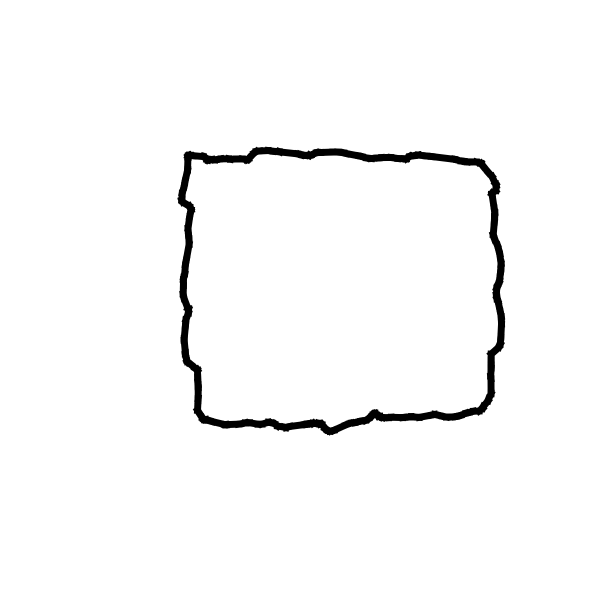
#> input picture sections-export/seccion_001.png, 1182 x 1182 px (shown at 1/2 size); its folder holds only this picture in this run
$ python generate.py
#> lines starting #> are read from the running program, lines starting #| are printed output that depends on the picture; long printed decimals are rounded
import numpy as np
import matplotlib.image as mpimg
import matplotlib.pyplot as plt
from skimage.draw import line_aa, ellipse_perimeter
from math import atan2
from skimage.transform import resize
from time import time
import pathlib
import os


# Directorios de entrada y salida
input_dir = pathlib.Path('sections-export')
output_dir = pathlib.Path('string-sections')
instructions_file = 'instructions.txt'


def rgb2gray(rgb):
    return np.dot(rgb[...,:3], [0.2989, 0.5870, 0.1140])

def largest_square(image: np.ndarray) -> np.ndarray:
    short_edge = np.argmin(image.shape[:2])  # 0 = vertical <= horizontal; 1 = otherwise
    short_edge_half = image.shape[short_edge] // 2
    long_edge_center = image.shape[1 - short_edge] // 2
    if short_edge == 0:
        return image[:, long_edge_center - short_edge_half:long_edge_center + short_edge_half]
    if short_edge == 1:
        return image[long_edge_center - short_edge_half:long_edge_center + short_edge_half, :]

def create_rectangle_nail_positions(shape, nail_step=2):
    height, width = shape

    offset_top = int(nail_step/2)
    offset_bot = int(nail_step/2)
    offset_right = int(nail_step/2)
    offset_left = int(nail_step/2)

    expand = int(nail_step/2)

    nails_top = [(0, i) for i in range(offset_top+expand, width-expand, nail_step)]
    nails_bot = [(height-1, i) for i in range(offset_bot+expand, width, nail_step)]
    nails_right = [(i, width-1) for i in range(offset_right-1+expand, height-1-expand, nail_step)]
    nails_left = [(i, 0) for i in range(offset_left-1+expand, height-1-expand, nail_step)]
    nails = nails_top + nails_right + list(reversed(nails_bot)) + list(reversed(nails_left))

    return np.array(nails)

def create_circle_nail_positions(shape, nail_step=2, r1_multip=1, r2_multip=1):
    height = shape[0]
    width = shape[1]

    centre = (height // 2, width // 2)
    radius = min(height, width) // 2 - 1
    rr, cc = ellipse_perimeter(centre[0], centre[1], int(radius*r1_multip), int(radius*r2_multip))
    nails = list(set([(rr[i], cc[i]) for i in range(len(cc))]))
    nails.sort(key=lambda c: atan2(c[0] - centre[0], c[1] - centre[1]))
    nails = nails[::nail_step]

    return np.asarray(nails)

def init_canvas(shape, black=False):
    if black:
        return np.zeros(shape)
    else:
        return np.ones(shape)

def get_aa_line(from_pos, to_pos, str_strength, picture):
    rr, cc, val = line_aa(from_pos[0], from_pos[1], to_pos[0], to_pos[1])
    line = picture[rr, cc] + str_strength * val
    line = np.clip(line, a_min=0, a_max=1)

    return line, rr, cc

def find_best_nail_position(current_idx, nails, str_pic, orig_pic, str_strength, random_nails=None):
    best_cumulative_improvement = -99999
    best_nail_position = None
    best_nail_idx = None
    best_start_idx = None

    # Determinar las puntillas adyacentes (idx-1 e idx+1), manejando los bordes
    adjacent_indices = []
    if current_idx > 0:
        adjacent_indices.append(current_idx - 1)  # Adyacente izquierdo
    if current_idx < len(nails) - 1:
        adjacent_indices.append(current_idx + 1)  # Adyacente derecho

    # Evaluar cada puntilla adyacente como punto de partida
    for start_idx in adjacent_indices:
        start_position = nails[start_idx]

        # Seleccionar puntillas destino (excluyendo la misma y sus adyacentes)
        if random_nails is not None:
            nail_ids = np.random.choice(range(len(nails)), size=random_nails, replace=False)
            nail_ids = [i for i in nail_ids if i not in [start_idx, start_idx-1, start_idx+1]]
            nails_and_ids = list(zip(nail_ids, nails[nail_ids]))
        else:
            nails_and_ids = [(i, nail) for i, nail in enumerate(nails)
                            if i not in [start_idx, start_idx-1, start_idx+1]]

        for nail_idx, nail_position in nails_and_ids:
            overlayed_line, rr, cc = get_aa_line(start_position, nail_position, str_strength, str_pic)

            before_overlayed_line_diff = np.abs(str_pic[rr, cc] - orig_pic[rr, cc])**2
            after_overlayed_line_diff = np.abs(overlayed_line - orig_pic[rr, cc])**2

            cumulative_improvement = np.sum(before_overlayed_line_diff - after_overlayed_line_diff)

            if cumulative_improvement >= best_cumulative_improvement:
                best_cumulative_improvement = cumulative_improvement
                best_nail_position = nail_position
                best_nail_idx = nail_idx
                best_start_idx = start_idx

    return best_start_idx, best_nail_idx, best_nail_position, best_cumulative_improvement

def create_art(nails, orig_pic, str_pic, str_strength, i_limit=None, last_nail_idx=0):
    start = time()
    iter_times = []

    # Elegir la ranura inicial como una adyacente a last_nail_idx
    adjacent_indices = []
    if last_nail_idx > 0:
        adjacent_indices.append(last_nail_idx - 1)
    if last_nail_idx < len(nails) - 1:
        adjacent_indices.append(last_nail_idx + 1)

    # Evaluar cuál adyacente es mejor como punto de partida para el primer hilo
    best_start_idx = adjacent_indices[0]  # Por defecto, el primero disponible
    best_initial_improvement = -99999
    best_first_nail_idx = None
    best_first_nail_position = None

    for start_idx in adjacent_indices:
        start_position = nails[start_idx]
        # Evaluar el mejor destino para el primer hilo
        _, temp_nail_idx, temp_nail_position, temp_improvement = find_best_nail_position(
            start_idx, nails, str_pic, orig_pic, str_strength)
        if temp_improvement > best_initial_improvement:
            best_initial_improvement = temp_improvement
            best_start_idx = start_idx
            best_first_nail_idx = temp_nail_idx
            best_first_nail_position = temp_nail_position

    # Iniciar el pull_order con la ranura inicial y el primer destino
    current_idx = best_start_idx
    pull_order = [best_start_idx]

    # Dibujar el primer hilo desde best_start_idx a best_first_nail_idx
    if best_first_nail_idx is not None:
        best_overlayed_line, rr, cc = get_aa_line(
            nails[best_start_idx], best_first_nail_position, str_strength, str_pic)
        str_pic[rr, cc] = best_overlayed_line
        pull_order.append(best_first_nail_idx)
        current_idx = best_first_nail_idx

    i = 0
    fails = 0
    while True:
        start_iter = time()

        i += 1

        if i % 500 == 0:
            print(f"Iteration {i}")

        if i_limit is None:
            if fails >= 3:
                break
        else:
            if i > i_limit:
                break

        start_idx, best_nail_idx, best_nail_position, best_cumulative_improvement = find_best_nail_position(
            current_idx, nails, str_pic, orig_pic, str_strength)

        if best_cumulative_improvement <= 0:
            fails += 1
            continue

        pull_order.append(start_idx)
        pull_order.append(best_nail_idx)

        best_overlayed_line, rr, cc = get_aa_line(nails[start_idx], best_nail_position, str_strength, str_pic)
        str_pic[rr, cc] = best_overlayed_line

        current_idx = best_nail_idx
        iter_times.append(time() - start_iter)

    print(f"Time: {time() - start}")
    print(f"Avg iteration time: {np.mean(iter_times)}")
    return pull_order

def scale_nails(x_ratio, y_ratio, nails):
    return [(int(y_ratio*nail[0]), int(x_ratio*nail[1])) for nail in nails]

def pull_order_to_array_bw(order, canvas, nails, strength):
    for pull_start, pull_end in zip(order, order[1:]):
        rr, cc, val = line_aa(nails[pull_start][0], nails[pull_start][1],
                              nails[pull_end][0], nails[pull_end][1])
        canvas[rr, cc] += val * strength

    return np.clip(canvas, a_min=0, a_max=1)

def pull_order_to_array_rgb(orders, canvas, nails, colors, strength):
    color_order_iterators = [iter(zip(order, order[1:])) for order in orders]
    for _ in range(len(orders[0]) - 1):
        for color_idx, iterator in enumerate(color_order_iterators):
            pull_start, pull_end = next(iterator)
            rr_aa, cc_aa, val_aa = line_aa(
                nails[pull_start][0], nails[pull_start][1],
                nails[pull_end][0], nails[pull_end][1]
            )

            val_aa_colored = np.zeros((val_aa.shape[0], len(colors)))
            for idx in range(len(val_aa)):
                val_aa_colored[idx] = np.full(len(colors), val_aa[idx])

            canvas[rr_aa, cc_aa] += colors[color_idx] * val_aa_colored * strength

    return np.clip(canvas, a_min=0, a_max=1)

if __name__ == '__main__':
    # Parámetros fijos
    LONG_SIDE = 300
    SIDE_LEN = 800
    NAIL_STEP = 10
    EXPORT_STRENGTH = 0.18
    RECT = True
    WB = False
    RGB = False
    PULL_AMOUNT = None
    RANDOM_NAILS = None
    RADIUS1_MULTIPLIER = 1.0
    RADIUS2_MULTIPLIER = 1.0

    # Crear la carpeta de salida si no existe
    output_dir.mkdir(exist_ok=True)

    # Inicializar la última ranura como 0 para la primera imagen
    last_nail_idx = 0

    # Abrir el archivo de instrucciones
    with open(instructions_file,'a') as f:
        f.write("Instructions:\n\n")


        # Procesar todas las imágenes en la carpeta sections-export
        for input_file in sorted(input_dir.glob('seccion_*.png')):
            print(f"Processing {input_file.name}...")
            f.write(f"{input_file.name}\n")

            # Ruta de salida (mismo nombre en string-sections)
            output_file = output_dir / input_file.name

            # Leer la imagen
            img = mpimg.imread(str(input_file))
#> img is the input picture: shape (1182, 1182, 4) float32; mean R, G, B, A 0.976, 0.976, 0.976, 1

            if np.any(img > 100):
                img = img / 255

            if RADIUS1_MULTIPLIER == 1 and RADIUS2_MULTIPLIER == 1:
                img = largest_square(img)
                img = resize(img, (LONG_SIDE, LONG_SIDE))
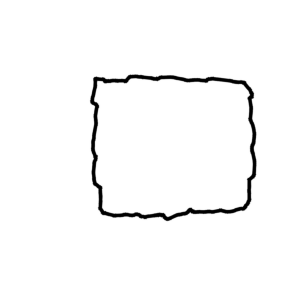
#> img: shape (300, 300, 4) float32; mean R, G, B, A 0.976, 0.976, 0.976, 1

            shape = (len(img), len(img[0]))
#> shape = (300, 300)

            if RECT:
                nails = create_rectangle_nail_positions(shape, NAIL_STEP)
#> in create_rectangle_nail_positions, `height, width = shape`: height = 300
#> in create_rectangle_nail_positions, `nails_bot = [(height-1, i) for i in range(offset_bot+expand, width, na..`: nails_bot = 29 pairs, first value 299 to 299, second value 10 to 290
#> in create_rectangle_nail_positions, `nails_right = [(i, width-1) for i in range(offset_right-1+expand, heig..`: nails_right = 29 pairs, first value 9 to 289, second value 299 to 299
#> in create_rectangle_nail_positions, `nails = nails_top + nails_right + list(reversed(nails_bot)) + list(rev..`: nails = 116 pairs, first value 0 to 299, second value 0 to 299
            else:
                nails = create_circle_nail_positions(shape, NAIL_STEP, RADIUS1_MULTIPLIER, RADIUS2_MULTIPLIER)

            print(f"Nails amount: {len(nails)}")
#| Nails amount: 116

            if RGB:
                iteration_strength = 0.1 if WB else -0.1

                r = img[:,:,0]
                g = img[:,:,1]
                b = img[:,:,2]

                str_pic_r = init_canvas(shape, black=WB)
                pull_orders_r = create_art(nails, r, str_pic_r, iteration_strength, i_limit=PULL_AMOUNT, last_nail_idx=last_nail_idx)

                str_pic_g = init_canvas(shape, black=WB)
                pull_orders_g = create_art(nails, g, str_pic_g, iteration_strength, i_limit=PULL_AMOUNT, last_nail_idx=last_nail_idx)

                str_pic_b = init_canvas(shape, black=WB)
                pull_orders_b = create_art(nails, b, str_pic_b, iteration_strength, i_limit=PULL_AMOUNT, last_nail_idx=last_nail_idx)

                max_pulls = np.max([len(pull_orders_r), len(pull_orders_g), len(pull_orders_b)])
                pull_orders_r = pull_orders_r + [pull_orders_r[-1]] * (max_pulls - len(pull_orders_r))
                pull_orders_g = pull_orders_g + [pull_orders_g[-1]] * (max_pulls - len(pull_orders_g))
                pull_orders_b = pull_orders_b + [pull_orders_b[-1]] * (max_pulls - len(pull_orders_b))

                pull_orders = [pull_orders_r, pull_orders_g, pull_orders_b]

                color_image_dimens = int(SIDE_LEN * RADIUS1_MULTIPLIER), int(SIDE_LEN * RADIUS2_MULTIPLIER), 3
                print(color_image_dimens)
                blank = init_canvas(color_image_dimens, black=WB)

                scaled_nails = scale_nails(
                    color_image_dimens[1] / shape[1],
                    color_image_dimens[0] / shape[0],
                    nails
                )

                result = pull_order_to_array_rgb(
                    pull_orders,
                    blank,
                    scaled_nails,
                    (np.array((1., 0., 0.,)), np.array((0., 1., 0.,)), np.array((0., 0., 1.,))),
                    EXPORT_STRENGTH if WB else -EXPORT_STRENGTH
                )
                mpimg.imsave(str(output_file), result, cmap=plt.get_cmap("gray"), vmin=0.0, vmax=1.0)

            else:
                orig_pic = rgb2gray(img) * 0.9
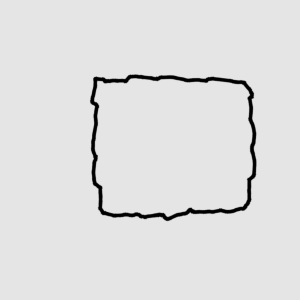
#> orig_pic: shape (300, 300) float64; min 0, max 0.9, mean 0.878

                image_dimens = int(SIDE_LEN * RADIUS1_MULTIPLIER), int(SIDE_LEN * RADIUS2_MULTIPLIER)
                if WB:
                    str_pic = init_canvas(shape, black=True)
                    pull_order = create_art(nails, orig_pic, str_pic, 0.05, i_limit=PULL_AMOUNT, last_nail_idx=last_nail_idx)
                    blank = init_canvas(image_dimens, black=True)
                else:
                    str_pic = init_canvas(shape, black=False)
#> str_pic: shape (300, 300) float64; every value is 1
                    pull_order = create_art(nails, orig_pic, str_pic, -0.05, i_limit=PULL_AMOUNT, last_nail_idx=last_nail_idx)
#> the loop in create_art, `for start_idx in adjacent_indices:` made 1 pass
#> (start_position, temp_nail_idx, temp_improvement, best_initial_improvement, best_first_nail_idx, best_first_nail_position) on pass 1: ([0, 20], 72, 5.37, 5.37, 72, [299, 150])
#> after the loop in create_art, `for start_idx in adjacent_indices:`: best_first_nail_idx = 72; best_initial_improvement = 5.37; best_start_idx = 1
#> in create_art, `pull_order = [best_start_idx]`: pull_order = [1]
#> in create_art, `best_overlayed_line, rr, cc = get_aa_line( nails[best_start_idx], best..`: best_overlayed_line = 664 values, max 1 at index 21, min 0.95 at index 0, mean 0.975; rr = 664 values, max 299 at index 661, min 0 at index 0, mean 149.5; cc = 664 values, max 150 at index 659, min 20 at index 0, mean 85
#> in create_art, `str_pic[rr, cc] = best_overlayed_line`: str_pic: shape (300, 300) float64; min 0.95, max 1, mean 1
#> in create_art, `current_idx = best_first_nail_idx`: current_idx = 72
#> the loop in create_art, `while True:` made 639 passes
#> (start_idx, best_nail_idx, best_nail_position, best_cumulative_improvement, current_idx) on passes 1 to 3: (73, 2, [0, 30], 5.17, 2), (3, 74, [299, 130], 5.64, 74), (75, 5, [0, 60], 6.39, 5)
#> after the loop in create_art, `while True:`:
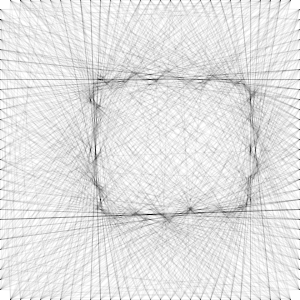
#> str_pic: shape (300, 300) float64; min 0, max 1, mean 0.891
#> after the loop in create_art, `while True:`: fails = 3; i = 639; iter_times = 635 values, max 0.0273 at index 470, min 0.00934 at index 230, mean 0.0185; pull_order = 1272 values, max 115 at index 82, min 0 at index 105, mean 56.71
#| Avg iteration time: 0.01849
                    blank = init_canvas(image_dimens, black=False)

                scaled_nails = scale_nails(
                    image_dimens[1] / shape[1],
                    image_dimens[0] / shape[0],
                    nails
                )
#> scaled_nails = 116 pairs, first value 0 to 797, second value 0 to 797

                result = pull_order_to_array_bw(
                    pull_order,
                    blank,
                    scaled_nails,
                    EXPORT_STRENGTH if WB else -EXPORT_STRENGTH
                )
#> the loop in pull_order_to_array_bw, `for pull_start, pull_end in zip(order, order[1:]):` made 1271 passes
#> (pull_start, pull_end) on passes 1 to 3: (1, 72), (72, 73), (73, 2)
#> after the loop in pull_order_to_array_bw, `for pull_start, pull_end in zip(order, order[1:]):`:
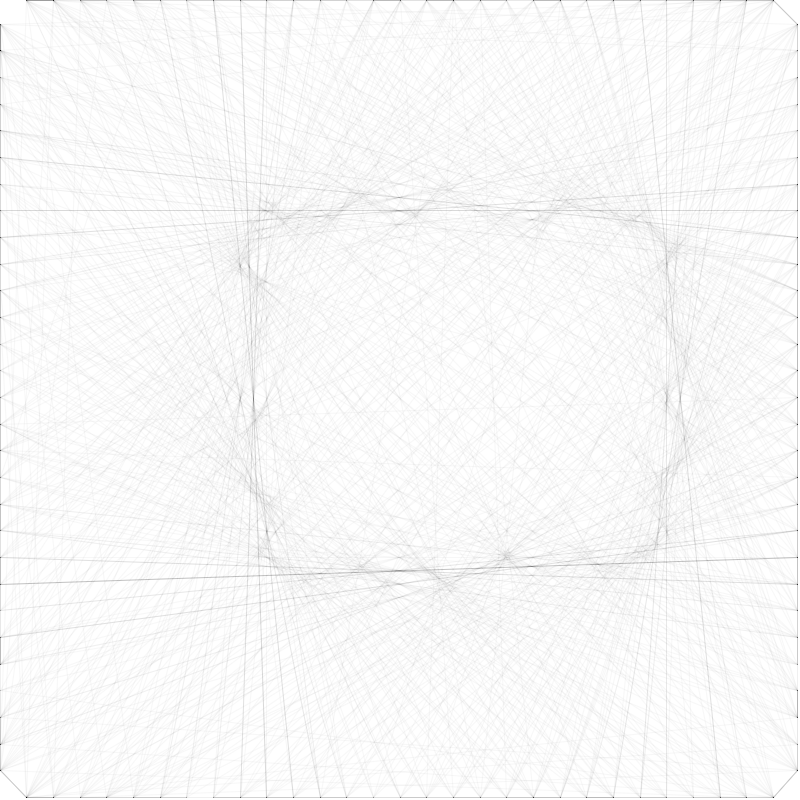
#> canvas: shape (800, 800) float64; min -5.14, max 1, mean 0.848; drawn with min black and max white
#> in pull_order_to_array_bw, `return np.clip(canvas, a_min=0, a_max=1)`:
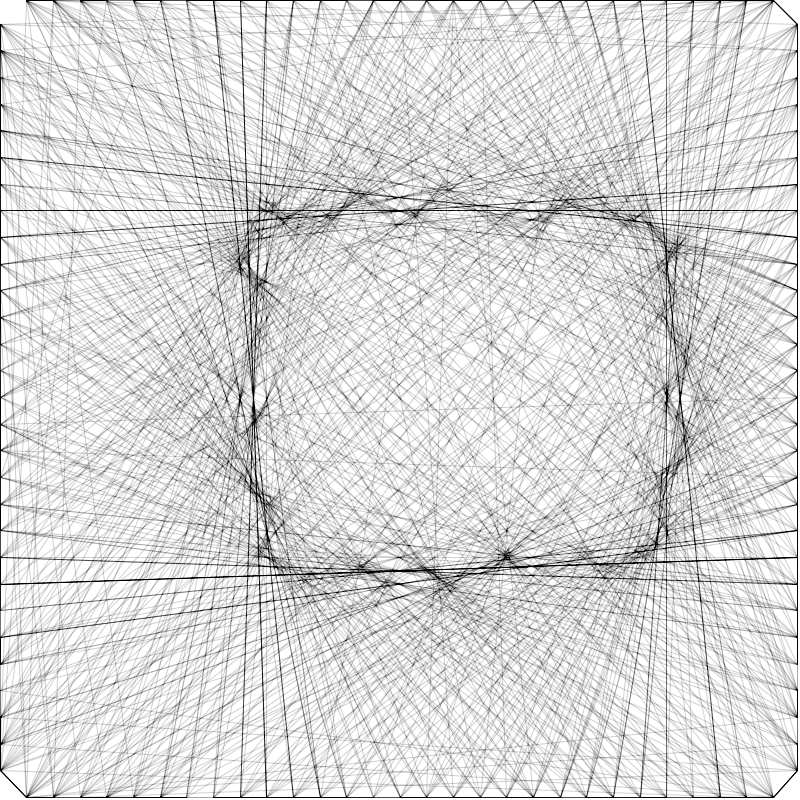
#> returned value: shape (800, 800) float64; min 0, max 1, mean 0.85
                mpimg.imsave(str(output_file), result, cmap=plt.get_cmap("gray"), vmin=0.0, vmax=1.0)

                print(f"Thread pull order by nail index for {input_file.name}:\n{'-'.join([str(idx) for idx in pull_order])}")
#> (printed output is left out)
            # Escribir en instructions.txt
            f.write(f"{'-'.join([str(idx) for idx in pull_order])}\n\n")

            # Actualizar last_nail_idx con la última ranura de la sección actual
            last_nail_idx = pull_order[-1]
#> last_nail_idx = 99
            print(f"Saved to {output_file}")

$ run again, on sections-export/seccion_007.png
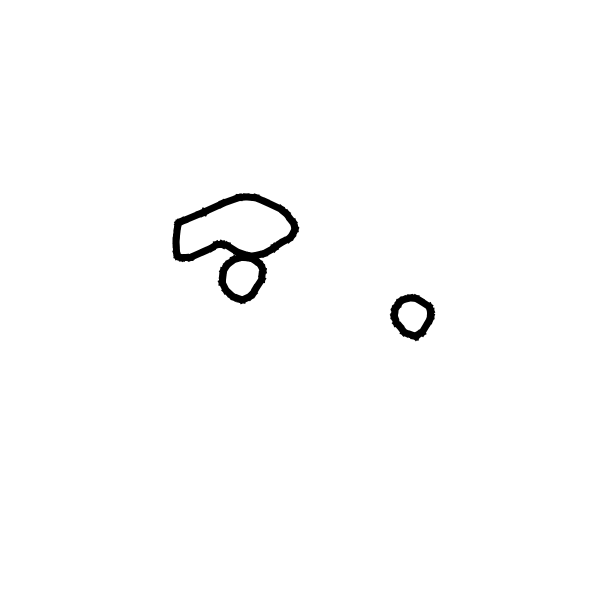
#> input picture sections-export/seccion_007.png, 1182 x 1182 px (shown at 1/2 size)
#> img is the input picture: shape (1182, 1182, 4) float32; mean R, G, B, A 0.989, 0.989, 0.989, 1
#> img: shape (300, 300, 4) float32
#> shape = (300, 300)
#> height = 300
#> nails_bot = 29 pairs, first value 299 to 299, second value 10 to 290
#> nails_right = 29 pairs, first value 9 to 289, second value 299 to 299
#> in create_rectangle_nail_positions, `nails = nails_top + nails_right + list(reversed(nails_bot)) + list(rev..`: nails = 116 pairs, first value 0 to 299, second value 0 to 299
#| Nails amount: 116
#> the loop in create_art, `for start_idx in adjacent_indices:` made 1 pass
#> (start_position, temp_nail_idx, temp_improvement, best_initial_improvement, best_first_nail_idx, best_first_nail_position) on pass 1: ([0, 20], 54, 6.21, 6.21, 54, [259, 299])
#> after the loop in create_art, `for start_idx in adjacent_indices:`: best_first_nail_idx = 54; best_initial_improvement = 6.21; best_start_idx = 1
#> in create_art, `pull_order = [best_start_idx]`: pull_order = [1]
#> best_overlayed_line = 762 values, max 1 at index 55, min 0.95 at index 0, mean 0.975; rr = 762 values, max 259 at index 759, min 0 at index 0, mean 129.5; cc = 762 values from 20 to 299
#> in create_art, `current_idx = best_first_nail_idx`: current_idx = 54
#> the loop in create_art, `while True:` made 563 passes
#> (start_idx, best_nail_idx, best_nail_position, best_cumulative_improvement, current_idx) on passes 1 to 3: (53, 1, [0, 20], 6.02, 1), (2, 54, [259, 299], 5.94, 54), (55, 113, [29, 0], 5.36, 113)
#> after the loop in create_art, `while True:`:
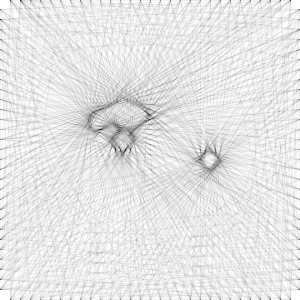
#> str_pic: shape (300, 300) float64; min 0, max 1, mean 0.901
#> after the loop in create_art, `while True:`: fails = 3; i = 563; iter_times = 559 values, max 0.0516 at index 266, min 0.00934 at index 363, mean 0.0187; pull_order = 1120 values, max 115 at index 23, min 0 at index 39, mean 57.19
#| Avg iteration time: 0.0187
#> scaled_nails = 116 pairs, first value 0 to 797, second value 0 to 797
#> the loop in pull_order_to_array_bw, `for pull_start, pull_end in zip(order, order[1:]):` made 1119 passes
#> (pull_start, pull_end) on passes 1 to 3: (1, 54), (54, 53), (53, 1)
#> in pull_order_to_array_bw, `return np.clip(canvas, a_min=0, a_max=1)`:
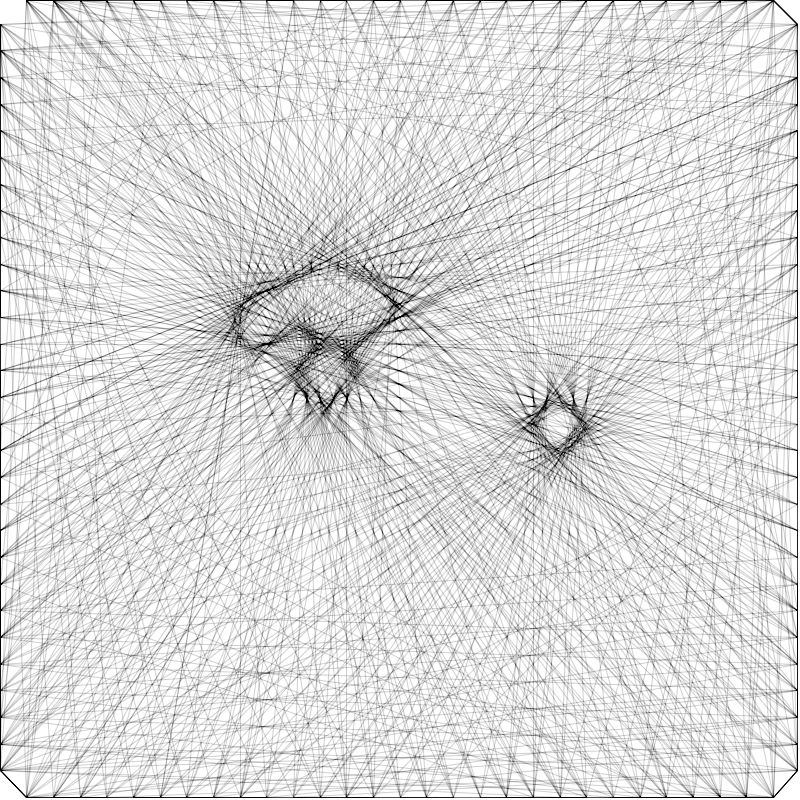
#> returned value: shape (800, 800) float64; min 0, max 1, mean 0.864
#> (printed output is left out)
#> last_nail_idx = 55
